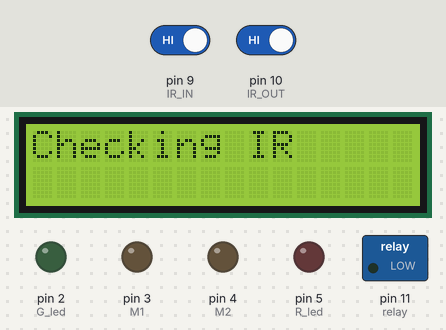
Simulated run of this sketch. Board: Arduino Uno, built with avr-gcc and run on an emulated ATmega328P. Shown: 16×2 character LCD, switched loads named in the sketch (green lamp = pin HIGH), output pins drawn as LEDs (lit = HIGH). The test bench sets the inputs (shaded band); at power-on: pin 10 (IR_OUT) HIGH, pin 9 (IR_IN) HIGH.

Above: at 1.2 s.
1.3 s: pin 10 (IR_OUT) driven LOW
At 3.0 s:
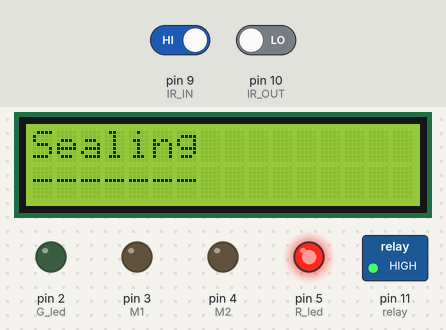
4.3 s: pin 9 (IR_IN) driven LOW
At 4.7 s:
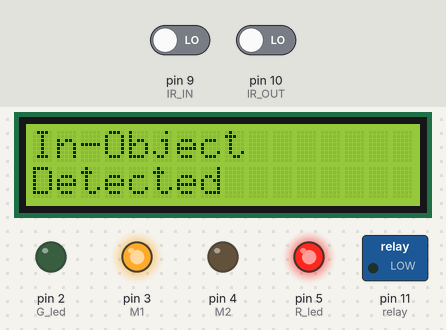
6.8 s: pin 10 (IR_OUT) driven HIGH
At 8.7 s:
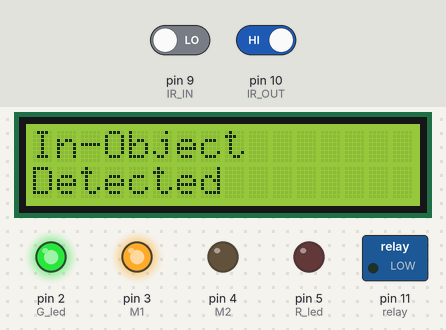
Timing chart, 0 to 10.2 s (numbered marks = the images above; inputs shaded):
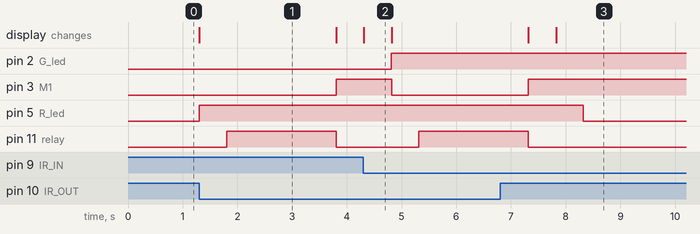

Measured:
- after the input at 1.3 s, pin 3 (M1): LOW → HIGH after 2.5 s; pin 5 (R_led): LOW → HIGH at once; pin 11 (relay): LOW → HIGH after 0.50 s, → LOW 2.0 s later; the display: changes at once (image 1)
- after the input at 4.3 s, pin 2 (G_led): LOW → HIGH after 0.51 s; pin 3 (M1): HIGH → LOW after 0.52 s instead of 0.01 s; pin 11 (relay): LOW → HIGH after 1.0 s instead of 0.51 s; the display: changes at once (image 2)
- after the input at 6.8 s, pin 3 (M1): goes on until 7.3 s, then stays HIGH; pin 5 (R_led): HIGH → LOW after 1.5 s; pin 11 (relay): goes on until 7.3 s, then stays LOW
- what the display in image 1 shows lasts 2.5 s, from 1.3 s to 3.8 s
- what the display in image 2 shows lasts 0.5 s, from 4.3 s to 4.8 s

The sketch:

Arduino_File.ino
```cpp
#include <LiquidCrystal.h>   //Library file for LCD display
LiquidCrystal lcd(A0, A1, A2, A3, A4, A5);

int relay=11;
int IR_IN=9;
int IR_OUT=10;
int M1=3;
int M2=4;
int R_led=5;
int G_led=2;


void setup()
{
  pinMode(M1,OUTPUT);
  pinMode(M2,OUTPUT);
  pinMode(R_led,OUTPUT);
  pinMode(G_led,OUTPUT);
  pinMode(relay,OUTPUT);
  pinMode(IR_IN,INPUT_PULLUP);
  pinMode(IR_OUT,INPUT_PULLUP);
  lcd.begin(16,2);       // Start LCD in 16 coloum 2 rows format
  lcd.print("   L SEALER   ");    // write string on LCD
  lcd.setCursor(0,1);              // shift lcd cursor in second line
  lcd.print("    SYSTEM    ");    // write string on LCD
}

void loop()
{

  lcd.clear();
  lcd.print("Checking IR");
  delay(500);
  if(digitalRead(IR_IN)==LOW)
  {
    lcd.clear();
    lcd.print("In-Object");
    lcd.setCursor(0,1);
    lcd.print("Detected");
    delay(500);
     digitalWrite(M1,HIGH);
    digitalWrite(M2,LOW);
    digitalWrite(R_led,LOW);
    digitalWrite(G_led,HIGH);
  }
  while(digitalRead(IR_OUT)==HIGH)
  {

  }
    digitalWrite(R_led,HIGH);
    lcd.clear();
    lcd.print("Sealing");
    lcd.setCursor(0,1);
    lcd.print("-------");
     digitalWrite(M1,LOW);
    digitalWrite(M2,LOW);
     delay(500);
    digitalWrite(relay,HIGH);
    delay(2000);
    digitalWrite(relay,LOW);
    digitalWrite(M1,HIGH);
    digitalWrite(M2,LOW);


 }
```
